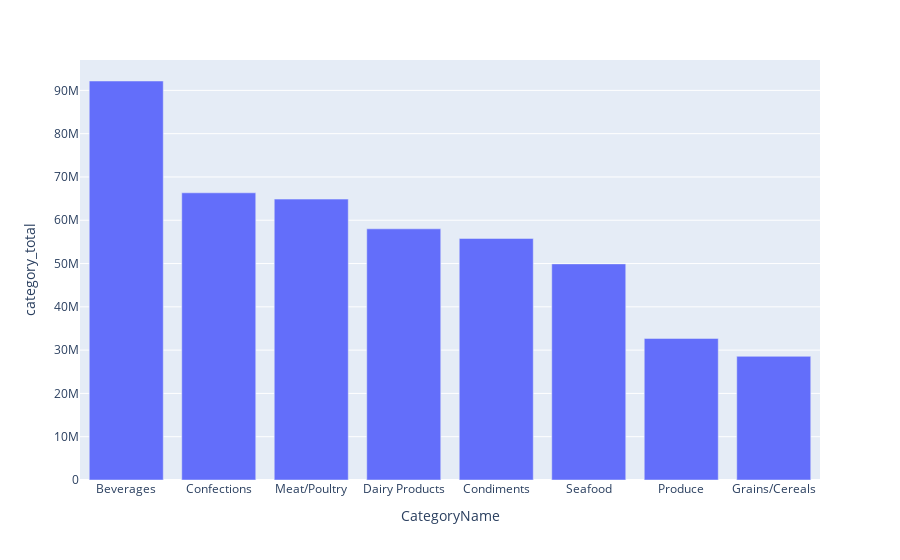

The notebook cell saved with this chart:
### Markdown cell above
Una vez sabemos cómo obtener el dato, solo debemos representarlo gráficamente.

### Code cell
precio_por_categoría = consulta.to_pandas()

fig = px.bar(precio_por_categoría, x='CategoryName', y="category_total")
fig.show()

### Figure 1 — Plotly figure (JSON) as saved in the notebook; plotly's stock layout.template omitted (floating-point values rounded to 4 significant figures)
{"data": [{"alignmentgroup": "True", "hovertemplate": "CategoryName=%{x}<br>category_total=%{y}<extra></extra>", "legendgroup": "", "marker": {"color": "#636efa", "pattern": {"shape": ""}}, "name": "", "offsetgroup": "", "orientation": "v", "showlegend": false, "textposition": "auto", "type": "bar", "x": ["Beverages", "Confections", "Meat/Poultry", "Dairy Products", "Condiments", "Seafood", "Produce", "Grains/Cereals"], "xaxis": "x", "y": [92160000.0, 66340000.0, 64880000.0, 58020000.0, 55800000.0, 49920000.0, 32700000.0, 28570000.0], "yaxis": "y"}], "layout": {"barmode": "relative", "legend": {"tracegroupgap": 0}, "margin": {"t": 60}, "xaxis": {"anchor": "y", "domain": [0, 1], "title": {"text": "CategoryName"}}, "yaxis": {"anchor": "x", "domain": [0, 1], "title": {"text": "category_total"}}}}
